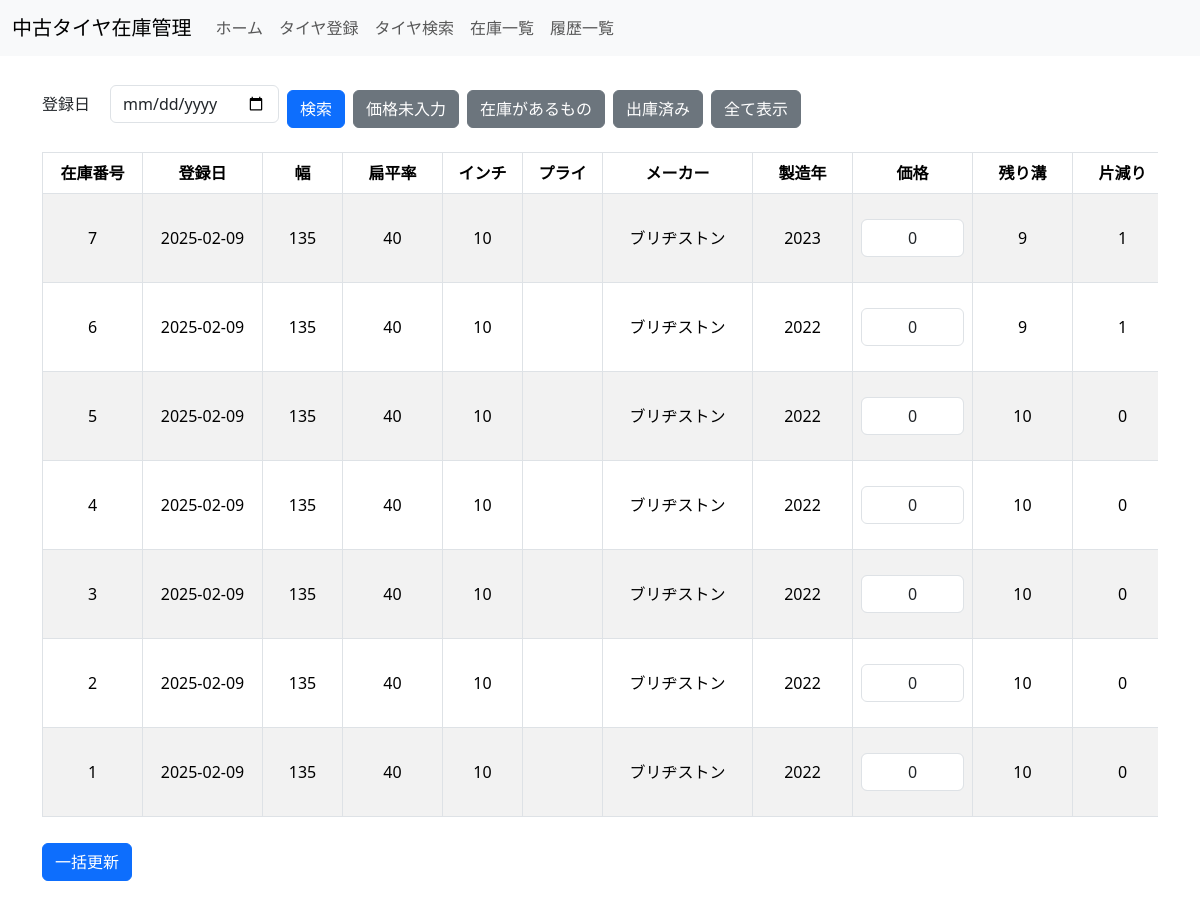
The app's page /inventory_list, older data.
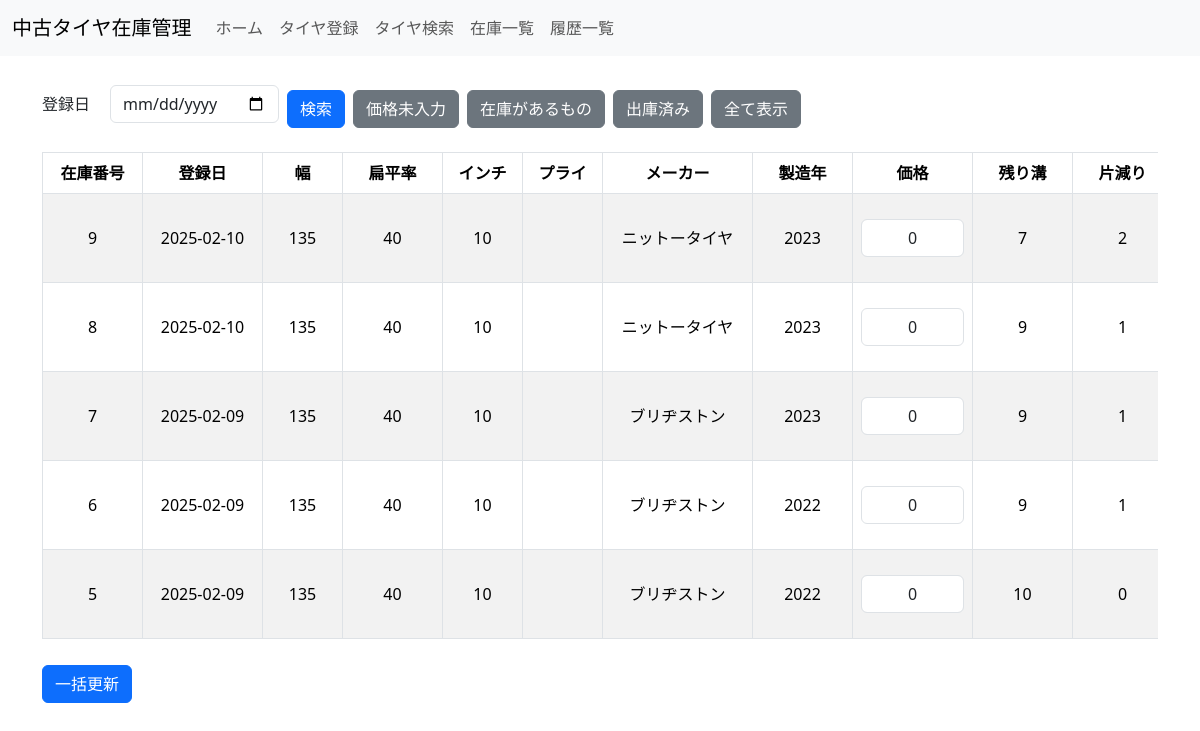
The same page, newer data.
### models.py (models this page shows)
class InputPage(db.Model):
    __tablename__ = 'input_page'  # テーブル名を明示的に指定
    id = db.Column(db.Integer, primary_key=True)
    registration_date = db.Column(db.DateTime, nullable=False, default=lambda: datetime.now(JST).replace(microsecond=0))
    width = db.Column(db.Integer, db.ForeignKey('width.id'), nullable=False)
    aspect_ratio = db.Column(db.Integer, db.ForeignKey('aspect_ratio.id'), nullable=False)
    inch = db.Column(db.Integer, db.ForeignKey('inch.id'), nullable=False)
    other_details = db.Column(db.String)
    manufacturing_year = db.Column(db.Integer)
    manufacturer = db.Column(db.Integer, db.ForeignKey('manufacturer.id'), nullable=False)
    tread_depth = db.Column(db.Integer)
    uneven_wear = db.Column(db.Integer)
    ply_rating = db.Column(db.Integer, db.ForeignKey('ply_rating.id'), nullable=False)
    price = db.Column(db.Float, nullable=True)  # nullable=Trueに変更
    is_dispatched = db.Column(db.Boolean, default=False, nullable=False)
    width_ref = db.relationship('Width', backref='input_pages', lazy=True)
    aspect_ratio_ref = db.relationship('AspectRatio', backref='input_pages', lazy=True)
    inch_ref = db.relationship('Inch', backref='input_pages', lazy=True)
    manufacturer_ref = db.relationship('Manufacturer', backref='input_pages', lazy=True)
    ply_rating_ref = db.relationship('PlyRating', backref='input_pages', lazy=True)  # 新たに追加

class Width(db.Model):
    id = db.Column(db.Integer, primary_key=True)
    value = db.Column(db.Integer, nullable=False)

class AspectRatio(db.Model):
    id = db.Column(db.Integer, primary_key=True)
    value = db.Column(db.Integer, nullable=False)

class Inch(db.Model):
    id = db.Column(db.Integer, primary_key=True)
    value = db.Column(db.Integer, nullable=False)

class Manufacturer(db.Model):
    id = db.Column(db.Integer, primary_key=True)
    name = db.Column(db.String, nullable=False)

### app.py (the view, shortened to what this page needs)
@app.route('/inventory_list', methods=['GET', 'POST'])
def inventory_list():
    form = SearchForm()
    edit_forms = {}
    query = InputPage.query.order_by(InputPage.id.desc())
    query = query.filter(InputPage.is_dispatched == False)
    tires = query.all()
    for tire in tires:
        if not isinstance(tire.registration_date, datetime):
            try:
                tire.registration_date = datetime.strptime(tire.registration_date, '%Y-%m-%d %H:%M:%S')
            except (ValueError, TypeError):
                print(f"🚨 `registration_date` の変換失敗: {tire.registration_date}")
    return render_template('inventory_list.html', form=form, tires=tires)

### forms.py
class SearchForm(FlaskForm):
    width = SelectField('幅', coerce=int, validators=[Optional()])
    aspect_ratio = SelectField('扁平率', coerce=int, validators=[Optional()])
    inch = SelectField('インチ', coerce=int, validators=[Optional()])
    ply_rating = SelectField('プライ', coerce=int, validators=[Optional()])  # ply_rating フィールド
    registration_date = DateField('登録日', format='%Y-%m-%d', validators=[Optional()])  # 日付フィールド追加
    submit = SubmitField('検索')
    def __init__(self, *args, **kwargs):
        super().__init__(*args, **kwargs)
        self.width.choices = [(0, f"{self.width.label.text}")] + [(w.id, w.value) for w in Width.query.all()]
        self.width.default = 0  # 初期値を指定
        self.aspect_ratio.choices = [(0, f"{self.aspect_ratio.label.text}")] + [(ar.id, ar.value) for ar in AspectRatio.query.all()]
        self.aspect_ratio.default = 0  # 初期値を指定
        self.inch.choices = [(0, f"{self.inch.label.text}")] + [(i.id, i.value) for i in Inch.query.all()]
        self.inch.default = 0  # 初期値を指定
        self.ply_rating.choices = [(0, f"{self.ply_rating.label.text}")] + [(p.id, p.value) for p in PlyRating.query.all()]
        self.ply_rating.default = 0  # 初期値を指定

### app.py (called while the page is built)
@app.context_processor
def inject_user():
    from flask_login import current_user
    return dict(user=current_user)

@app.template_filter('currency')
def format_currency(value):
    if value is None:
        return ""  # 値がない場合は空文字を返す
    try:
        return "{:,.0f}".format(value)
    except ValueError:
        return value  # フォーマットに失敗した場合は元の値を返す

### templates/inventory_list.html (shortened to what this page needs)
{% extends "base.html" %}
{% block content %}
<div class="container my-4">
    <form method="POST" class="mb-4">
        <div class="d-flex flex-wrap align-items-center gap-2">
            <div class="d-flex align-items-center nowrap">
                <label class="mr-2 mb-0">{{ form.registration_date.label }}</label>
                {{ form.registration_date(class="form-control", size=10) }}
            </div>
            <button type="submit" name="search" class="btn btn-primary">検索</button>
            <button type="submit" name="filter_unpriced" class="btn btn-secondary">価格未入力</button>
            <button type="submit" name="filter_in_stock" class="btn btn-secondary">在庫があるもの</button>
            <button type="submit" name="filter_dispatched" class="btn btn-secondary">出庫済み</button>
            <button type="submit" name="reset" class="btn btn-secondary">全て表示</button>
        </div>
    </form>
    <div class="table-responsive">
        <form method="POST">
            <table class="table table-bordered table-striped table-hover">
                <thead class="thead-light">
                    <tr>
                        <th style="min-width: 100px;">在庫番号</th>
                        <th style="min-width: 120px;">登録日</th>
                        <th style="min-width: 80px;">幅</th>
                        <th style="min-width: 100px;">扁平率</th>
                        <th style="min-width: 80px;">インチ</th>
                        <th style="min-width: 80px;">プライ</th>
                        <th style="min-width: 150px;">メーカー</th>
                        <th style="min-width: 100px;">製造年</th>
                        <th style="min-width: 120px;">価格</th>
                        <th style="min-width: 100px;">残り溝</th>
                        <th style="min-width: 100px;">片減り</th>
                    </tr>
                </thead>
                <tbody>
                    {% for tire in tires %}
                    <tr>
                        <td>{{ tire.id }}</td>
                        <td>{{ tire.registration_date.strftime('%Y-%m-%d') if tire.registration_date else 'N/A' }}</td>
                        <td>{{ tire.width_ref.value }}</td>
                        <td>{{ tire.aspect_ratio_ref.value }}</td>
                        <td>{{ tire.inch_ref.value }}</td>
                        <td>{{ tire.ply_rating_ref.value }}</td>
                        <td>{{ tire.manufacturer_ref.name }}</td>
                        <td>{{ tire.manufacturing_year }}</td>
                        <td>
                            <input type="text" name="price_{{ tire.id }}" value="{{ tire.price|int|currency }}" class="form-control" size="10">
                        </td>
                        <td>{{ tire.tread_depth }}</td>
                        <td>{{ tire.uneven_wear }}</td>
                    </tr>
                    {% endfor %}
                </tbody>
            </table>
            <button type="submit" name="update_all" class="btn btn-primary">一括更新</button>
        </form>
    </div>
</div>
{% endblock %}

### templates/base.html (shortened to what this page needs)
<!DOCTYPE html>
<html lang="ja">
<head>
    <link rel="stylesheet" href="{{ url_for('static', filename='css/style.css') }}">
    <link href="https://cdn.jsdelivr.net/npm/bootstrap@5.3.3/dist/css/bootstrap.min.css" rel="stylesheet">
</head>
<body>
    <header>
    <nav class="navbar navbar-expand-lg navbar-light bg-light">
        <div class="container-fluid">
            <a class="navbar-brand" href="{{ url_for('index') }}">中古タイヤ在庫管理</a>
            <div class="collapse navbar-collapse" id="navbarNav">
                <ul class="navbar-nav">
                    <li class="nav-item">
                        <a class="nav-link" href="{{ url_for('index') }}">ホーム</a>
                    </li>
                    <li class="nav-item">
                        <a class="nav-link" href="{{ url_for('input_page') }}">タイヤ登録</a>
                    </li>
                    <li class="nav-item">
                        <a class="nav-link" href="{{ url_for('search_page') }}">タイヤ検索</a>
                    </li>
                    <li class="nav-item">
                        <a class="nav-link" href="{{ url_for('inventory_list') }}">在庫一覧</a>
                    </li>
                    <li class="nav-item">
                        <a class="nav-link" href="{{ url_for('history_page') }}">履歴一覧</a>
                    </li>
                </ul>
            </div>
        </div>
    </nav>
</header>
    <main>
        {% block content %}
        {% endblock %}
    </main>
</body>
</html>

### static/css/style.css (style rules this page uses)
* { box-sizing: border-box; }
.navbar { background-color: #f8f9fa; }
input { min-width: 35px; }
body { background-color: #f8f9fa; }
form { background-color: #fff; }
.btn { padding: 10px 20px; margin-top: 10px; background-color: #007bff; color: #fff; border: none; cursor: pointer; border-radius: 5px; }
.d-flex.flex-wrap.gap-2 { gap: 10px; }
.d-flex.align-items-center label { margin-right: 5px; }
.nowrap label { white-space: nowrap; }
.d-flex.align-items-center label { margin-right: 10px; }
.table td, .table th { text-align: center; vertical-align: middle; }
.table input { text-align: center; }
.btn { font-size: 1rem; padding: 0.75rem 1.5rem; border: none; border-radius: 5px; transition: background-color 0.3s ease, transform 0.1s ease; }
.btn-primary { background-color: #007bff; color: #fff; }
.btn-secondary { background-color: #6c757d; color: #fff; }

Row changes from the older to the newer data that the page shows:
no longer on this page (row edited): InputPage: id "4", registration_date "2025-02-09", width_ref.value "135", aspect_ratio_ref.value "40", inch_ref.value "10", manufacturer_ref.name "ブリヂストン", manufacturing_year "2022", price "0", tread_depth "10", uneven_wear "0"
no longer on this page (row edited): InputPage: id "3", registration_date "2025-02-09", width_ref.value "135", aspect_ratio_ref.value "40", inch_ref.value "10", manufacturer_ref.name "ブリヂストン", manufacturing_year "2022", price "0", tread_depth "10", uneven_wear "0"
no longer on this page (row edited): InputPage: id "2", registration_date "2025-02-09", width_ref.value "135", aspect_ratio_ref.value "40", inch_ref.value "10", manufacturer_ref.name "ブリヂストン", manufacturing_year "2022", price "0", tread_depth "10", uneven_wear "0"
no longer on this page (row edited): InputPage: id "1", registration_date "2025-02-09", width_ref.value "135", aspect_ratio_ref.value "40", inch_ref.value "10", manufacturer_ref.name "ブリヂストン", manufacturing_year "2022", price "0", tread_depth "10", uneven_wear "0"
added InputPage: id "9", registration_date "2025-02-10", width_ref.value "135", aspect_ratio_ref.value "40", inch_ref.value "10", manufacturer_ref.name "ニットータイヤ", manufacturing_year "2023", price "0", tread_depth "7", uneven_wear "2"
added InputPage: id "8", registration_date "2025-02-10", width_ref.value "135", aspect_ratio_ref.value "40", inch_ref.value "10", manufacturer_ref.name "ニットータイヤ", manufacturing_year "2023", price "0", tread_depth "9", uneven_wear "1"
